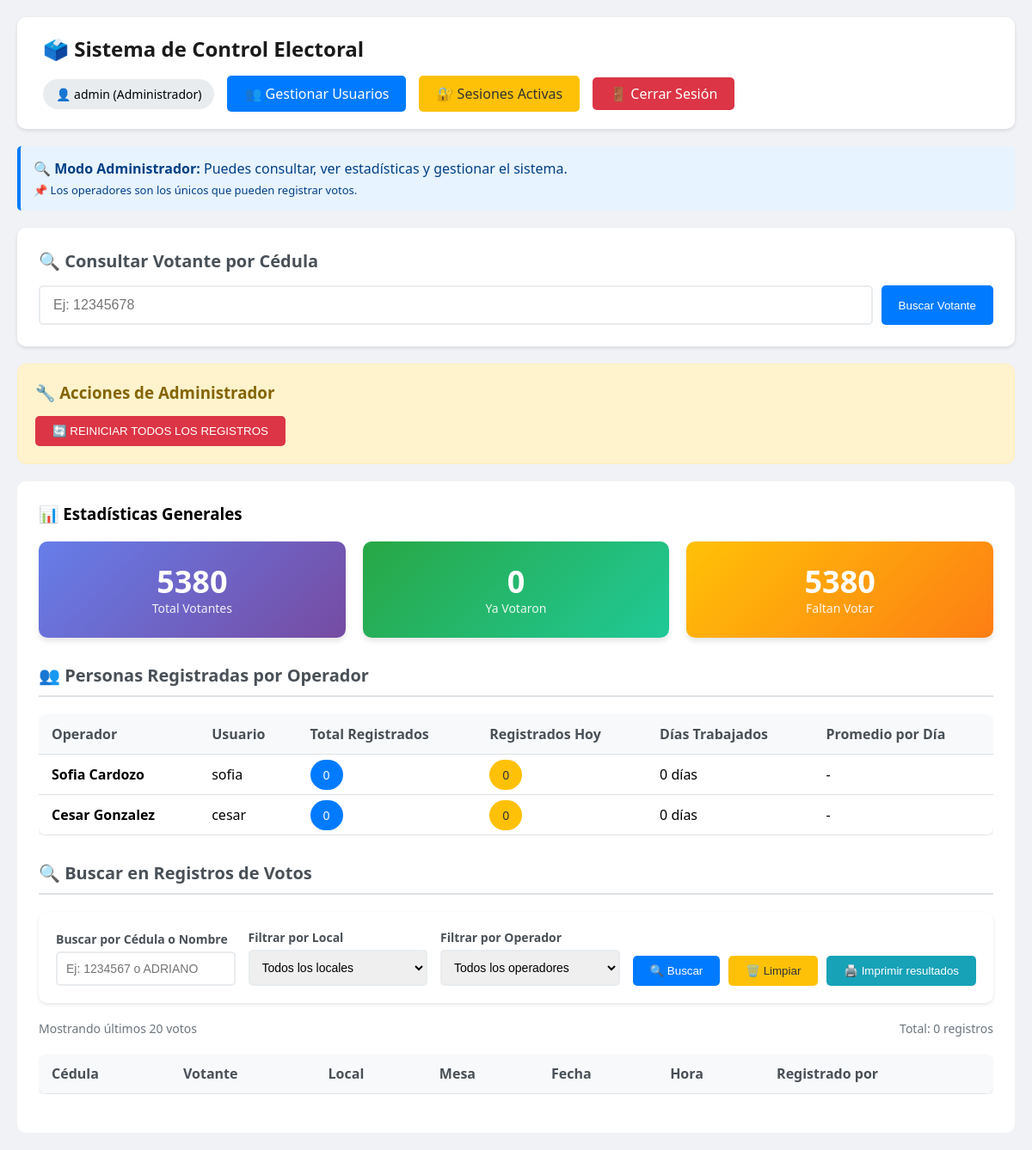
The page /index.php (signed in) on the database its author committed.
### tables this page shows
CREATE TABLE `usuarios_sistema` (
  `id` int(11) NOT NULL AUTO_INCREMENT,
  `usuario` varchar(50) NOT NULL,
  `password` varchar(255) NOT NULL,
  `nombre_completo` varchar(100) NOT NULL,
  `local_asignado` varchar(100) DEFAULT NULL,
  `es_admin` tinyint(1) DEFAULT 0,
  `fecha_registro` timestamp NOT NULL DEFAULT current_timestamp(),
  PRIMARY KEY (`id`),
  UNIQUE KEY `usuario` (`usuario`)
);

### index.php (the view, shortened to what this page needs)
<?php
require_once 'config.php';
if ($_SESSION['es_admin']) {
    $result = $conn->query("SELECT COUNT(*) as total FROM votantes");
    $stats['total'] = $result->fetch_assoc()['total'];
    $result = $conn->query("SELECT COUNT(*) as total FROM votantes WHERE ha_votado = TRUE");
    $stats['votaron'] = $result->fetch_assoc()['total'];
    $result = $conn->query("
        SELECT
            u.id,
            u.nombre_completo,
            u.usuario,
            COUNT(v.id) as total_registrados,
            SUM(CASE WHEN DATE(v.fecha_voto) = CURDATE() THEN 1 ELSE 0 END) as registrados_hoy,
            MIN(DATE(v.fecha_voto)) as primer_dia,
            MAX(DATE(v.fecha_voto)) as ultimo_dia,
            COUNT(DISTINCT DATE(v.fecha_voto)) as dias_trabajados
        FROM usuarios_sistema u
        LEFT JOIN votantes v ON u.id = v.registrado_por
        WHERE u.es_admin = 0 OR (u.es_admin = 1 AND u.id != 1)
        GROUP BY u.id
        ORDER BY total_registrados DESC
    ");
    $stats_por_operador = $result->fetch_all(MYSQLI_ASSOC);
}
?>
<!DOCTYPE html>
<html>
<head>
    <link rel="stylesheet" href="estilos.css">
</head>
<body>
    <div class="container">
        <div class="header">
            <h2>🗳️ Sistema de Control Electoral</h2>
            <div class="user-info">
                <span class="badge">
                    👤 <?php echo htmlspecialchars($_SESSION['usuario']); ?>
                    (<?php echo $_SESSION['es_admin'] ? 'Administrador' : 'Operador'; ?>)
                </span>
                <?php if($_SESSION['es_admin']): ?>
                    <a href="admin_usuarios.php" class="btn btn-primary btn-block-mobile">👥 Gestionar Usuarios</a>
                    <a href="sesiones_activas.php" class="btn btn-warning btn-block-mobile">🔐 Sesiones Activas</a>
                <?php endif; ?>
                <a href="logout.php" class="btn-logout btn-block-mobile">🚪 Cerrar Sesión</a>
            </div>
        </div>
        <?php if ($_SESSION['es_admin']): ?>
            <div class="consulta-message">
                <strong>🔍 Modo Administrador:</strong> Puedes consultar, ver estadísticas y gestionar el sistema.
                <span style="display: block; margin-top: 5px; font-size: 13px;">
                    📌 Los operadores son los únicos que pueden registrar votos.
                </span>
            </div>
        <?php endif; ?>
        <div class="search-box">
            <h3>🔍 Consultar Votante por Cédula</h3>
            <form method="POST" class="search-form">
                <input type="text" name="cedula" placeholder="Ej: 12345678" value="<?php echo isset($_POST['cedula']) ? htmlspecialchars($_POST['cedula']) : ''; ?>" required autofocus>
                <button type="submit" name="buscar" class="btn btn-primary">Buscar Votante</button>
            </form>
        </div>
        <?php if ($_SESSION['es_admin']): ?>
            <div class="admin-actions">
                <h3>🔧 Acciones de Administrador</h3>
                <div>
                    <button onclick="mostrarModalReinicio()" class="btn btn-danger btn-block-mobile">
                        🔄 REINICIAR TODOS LOS REGISTROS
                    </button>
                </div>
            </div>
            <div class="stats-container" style="background: white; padding: 25px; border-radius: 10px; margin-top: 20px;">
                <h3>📊 Estadísticas Generales</h3>
                <div class="stats-grid">
                    <div class="stat-card">
                        <div class="numero"><?php echo $stats['total']; ?></div>
                        <div class="etiqueta">Total Votantes</div>
                    </div>
                    <div class="stat-card" style="background: linear-gradient(135deg, #28a745 0%, #20c997 100%);">
                        <div class="numero"><?php echo $stats['votaron']; ?></div>
                        <div class="etiqueta">Ya Votaron</div>
                    </div>
                    <div class="stat-card" style="background: linear-gradient(135deg, #ffc107 0%, #fd7e14 100%);">
                        <div class="numero"><?php echo $stats['total'] - $stats['votaron']; ?></div>
                        <div class="etiqueta">Faltan Votar</div>
                    </div>
                </div>
                <h4 class="section-title">👥 Personas Registradas por Operador</h4>
                <div class="table-container">
                    <table>
                        <thead>
                            <tr>
                                <th>Operador</th>
                                <th>Usuario</th>
                                <th>Total Registrados</th>
                                <th>Registrados Hoy</th>
                                <th>Días Trabajados</th>
                                <th>Promedio por Día</th>
                            </tr>
                        </thead>
                        <tbody>
                            <?php
                            foreach ($stats_por_operador as $operador):
                            ?>
                            <tr>
                                <td><strong><?php echo htmlspecialchars($operador['nombre_completo']); ?></strong></td>
                                <td><?php echo htmlspecialchars($operador['usuario']); ?></td>
                                <td><span class="badge badge-primary"><?php echo $operador['total_registrados']; ?></span></td>
                                <td>
                                    <?php if ($operador['registrados_hoy'] > 0): ?>
                                        <span class="badge badge-success"><?php echo $operador['registrados_hoy']; ?> hoy</span>
                                    <?php else: ?>
                                        <span class="badge badge-warning">0</span>
                                    <?php endif; ?>
                                </td>
                                <td><?php echo $operador['dias_trabajados'] ?: 0; ?> días</td>
                                <td><?php echo $operador['dias_trabajados'] ? round($operador['total_registrados'] / $operador['dias_trabajados'], 1) : '-'; ?></td>
                            </tr>
                            <?php endforeach; ?>
                        </tbody>
                    </table>
                </div>
                <h4 class="section-title">🔍 Buscar en Registros de Votos</h4>
                <div class="filter-box">
                    <div class="filter-group">
                        <label>Buscar por Cédula o Nombre</label>
                        <input type="text" id="buscar_voto" placeholder="Ej: 1234567 o ADRIANO">
                    </div>
                    <div class="filter-group">
                        <label>Filtrar por Local</label>
                        <select id="filtro_local">
                            <option value="">Todos los locales</option>
                        </select>
                    </div>
                    <div class="filter-group">
                        <label>Filtrar por Operador</label>
                        <select id="filtro_operador">
                            <option value="">Todos los operadores</option>
                        </select>
                    </div>
                    <div class="filter-actions">
                        <button onclick="buscarVotos()" class="btn btn-primary">🔍 Buscar</button>
                        <button onclick="limpiarFiltros()" class="btn btn-warning">🗑️ Limpiar</button>
                        <button onclick="imprimirResultados()" class="btn btn-success" style="background: #17a2b8;">
                            🖨️ Imprimir resultados
                        </button>
                    </div>
                </div>
                <div id="resultados">
                    <?php
                    $result_inicial = $conn->query("
                SELECT
                v.cedula,
                v.nombre,
                v.apellido,
                v.local_votacion,
                v.mesa,
                DATE_FORMAT(v.fecha_voto, '%d/%m/%Y') as fecha,
                DATE_FORMAT(v.fecha_voto, '%H:%i') as hora,
                u.nombre_completo as operador
                FROM votantes v
                LEFT JOIN usuarios_sistema u ON v.registrado_por = u.id
                WHERE v.ha_votado = TRUE
                ORDER BY v.apellido ASC, v.nombre ASC
                LIMIT 20
     ");
                    $votos_iniciales = $result_inicial->fetch_all(MYSQLI_ASSOC);
                    ?>
                    <div class="search-stats">
                        <span>Mostrando últimos 20 votos</span>
                        <span>Total: <?php echo count($votos_iniciales); ?> registros</span>
                    </div>
                    <div class="table-container">
                        <table>
                            <thead>
                                <tr>
                                    <th>Cédula</th>
                                    <th>Votante</th>
                                    <th>Local</th>
                                    <th>Mesa</th>
                                    <th>Fecha</th>
                                    <th>Hora</th>
                                    <th>Registrado por</th>
                                </tr>
                            </thead>
                        </table>
                    </div>
                </div>
            </div>
        <?php endif; ?>
    </div>
</body>
</html>

### estilos.css (style rules this page uses)
* { box-sizing: border-box; margin: 0; padding: 0; }
body { font-family: 'Segoe UI', Tahoma, Geneva, Verdana, sans-serif; background: #f0f2f5; padding: 20px; min-height: 100vh; }
.container { max-width: 1400px; margin: 0 auto; width: 100%; }
.header { background: white; padding: 20px 30px; border-radius: 10px; margin-bottom: 20px; display: flex; justify-content: space-between; align-items: center; box-shadow: 0 2px 4px rgba(0,0,0,0.1); flex-wrap: wrap; gap: 15px; }
.header h2 { color: #1a1a1a; font-size: clamp(18px, 4vw, 24px); }
.user-info { display: flex; align-items: center; gap: 15px; flex-wrap: wrap; }
.btn { padding: 10px 20px; border: none; border-radius: 5px; cursor: pointer; text-decoration: none; display: inline-block; font-weight: 500; transition: all 0.3s; text-align: center; }
.btn-primary { background: #007bff; color: white; }
.btn-success { background: #28a745; color: white; }
.btn-danger { background: #dc3545; color: white; }
.btn-warning { background: #ffc107; color: #333; }
.btn-logout { background: #dc3545; color: white; padding: 8px 20px; text-decoration: none; border-radius: 5px; display: inline-block; }
.btn-block-mobile { display: inline-block; }
.badge { background: #e9ecef; padding: 8px 15px; border-radius: 20px; font-size: 14px; white-space: nowrap; }
.badge-primary { background: #007bff; color: white; }
.badge-warning { background: #ffc107; color: #333; }
.table-container { overflow-x: auto; margin: 20px 0; }
table { width: 100%; background: white; border-radius: 10px; overflow: hidden; box-shadow: 0 2px 4px rgba(0,0,0,0.1); border-collapse: collapse; }
th, td { padding: 12px 15px; text-align: left; border-bottom: 1px solid #dee2e6; }
th { background: #f8f9fa; font-weight: 600; color: #495057; white-space: nowrap; }
.stats-grid { display: grid; grid-template-columns: repeat(auto-fit, minmax(200px, 1fr)); gap: 20px; margin: 20px 0 30px; }
.stat-card { padding: clamp(15px, 3vw, 25px); background: linear-gradient(135deg, #667eea 0%, #764ba2 100%); color: white; border-radius: 10px; text-align: center; box-shadow: 0 4px 6px rgba(0,0,0,0.1); }
.stat-card .numero { font-size: clamp(28px, 5vw, 36px); font-weight: bold; line-height: 1.2; }
.stat-card .etiqueta { font-size: clamp(12px, 2vw, 14px); opacity: 0.9; }
.filter-box { background: white; padding: 20px; border-radius: 10px; margin: 20px 0; box-shadow: 0 2px 4px rgba(0,0,0,0.1); display: flex; gap: 15px; flex-wrap: wrap; align-items: flex-end; }
.filter-group { flex: 1; min-width: 200px; }
.filter-group label { display: block; margin-bottom: 5px; font-weight: 600; color: #495057; font-size: 14px; }
.filter-group input, .filter-group select { width: 100%; padding: 10px; border: 2px solid #e9ecef; border-radius: 5px; font-size: 14px; }
.filter-actions { display: flex; gap: 10px; align-items: center; flex-wrap: wrap; }
.search-box { background: white; padding: clamp(15px, 3vw, 25px); border-radius: 10px; margin-bottom: 20px; box-shadow: 0 2px 4px rgba(0,0,0,0.1); }
.search-box h3 { margin-bottom: 15px; color: #495057; font-size: clamp(16px, 3vw, 20px); }
.search-form { display: flex; gap: 10px; flex-wrap: wrap; }
.search-form input { flex: 1; min-width: 200px; padding: 12px 15px; border: 2px solid #e9ecef; border-radius: 5px; font-size: 16px; }
.search-stats { display: flex; justify-content: space-between; align-items: center; margin: 10px 0; color: #6c757d; font-size: 14px; flex-wrap: wrap; gap: 10px; }
.section-title { margin: 30px 0 15px; padding-bottom: 10px; border-bottom: 2px solid #dee2e6; color: #495057; font-size: clamp(18px, 3vw, 20px); }
.consulta-message { background: #e7f3ff; border-left: 4px solid #007bff; padding: 15px; margin: 20px 0; border-radius: 5px; color: #004085; }
.admin-actions { background: #fff3cd; padding: 20px; border-radius: 10px; margin: 20px 0; border: 1px solid #ffeeba; }
.admin-actions h3 { color: #856404; margin-bottom: 15px; }
.admin-actions div { display: flex; gap: 10px; flex-wrap: wrap; }

### rows shown on the page
usuarios_sistema: nombre_completo "Sofia Cardozo", usuario "sofia", total_registrados "0", dias_trabajados "0"
usuarios_sistema: nombre_completo "Cesar Gonzalez", usuario "cesar", total_registrados "0", dias_trabajados "0"

### other values the page prints
$_SESSION['usuario'] "admin"
$stats['total'] "5380"
$stats['votaron'] "0"
$stats['total'] - $stats['votaron'] "5380"
count($votos_iniciales) "0"
